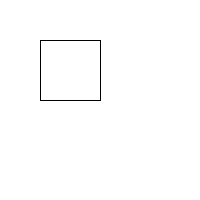
Frame 1 (no input)
Frame 60 (the mouse pressed at the canvas centre just before this capture): identical to frame 1, image omitted
Frame 120 (the mouse held since frame 60 and released just before this capture): identical to frame 1, image omitted

The Processing sketch that drew this single still picture (run headless with seeded random() and noise(); from frame 60 on, the mouse is pressed at the canvas centre):

// Processing sketch: sketch_9_4
// ── sketch_9_4.pde
void setup(){
size(200,200);


}

void draw(){
background(255);
Method(100,40,100,100);
Method(100,40,40,40);
Method(40,100,40,40);
Method(40,100,100,100);
}

void Method(int X, int Y, int X2, int Y2){
line(X,Y,X2,Y2);
}
